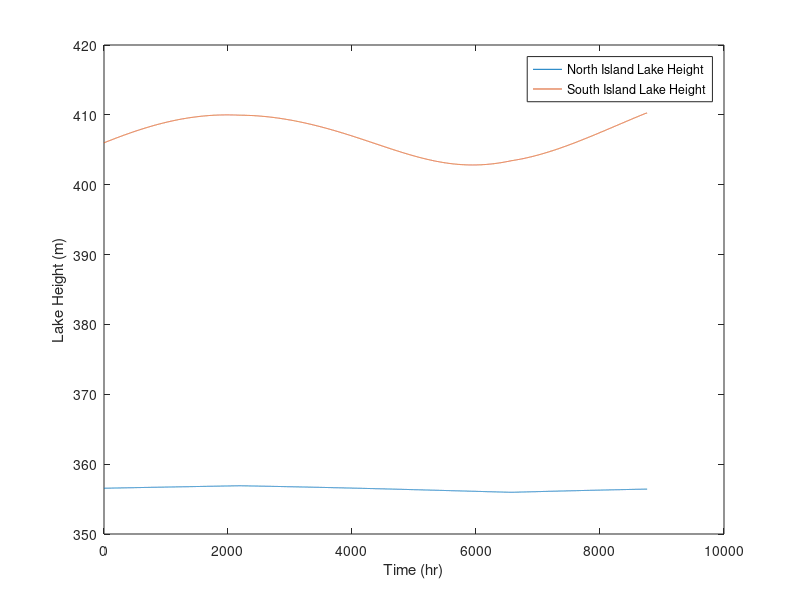
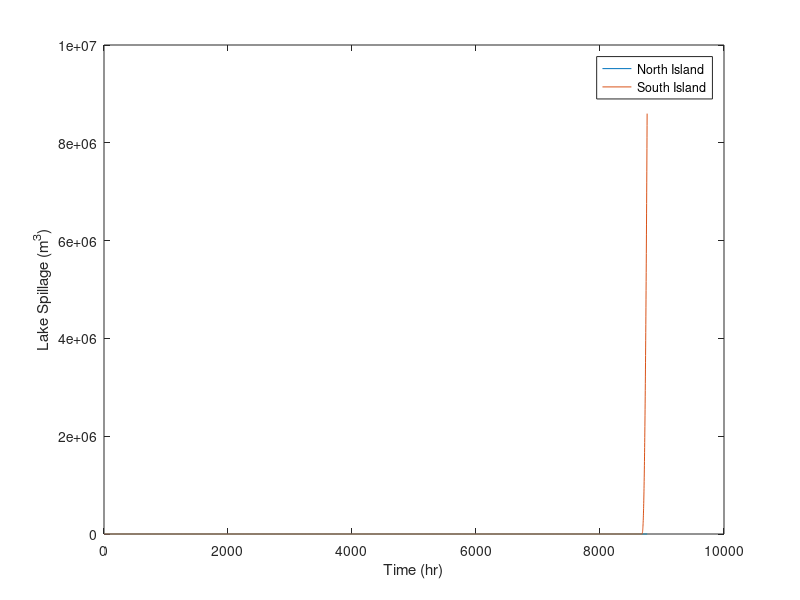

MATLAB code for these plots, in order:
% EMTH 171, Case Study 2
% Task 3, Scenario 1
% Mass and Energy Balances Applied to Electricity Generation
% Eulers Method
% Logan Lee 

clear
clc
close all

% *************************************************************************
% Variables
% *************************************************************************
%------------------------ Global Variables --------------------------------
p = 998; % Density (kg/m^3)   
g = 9.81; % Gravity (m/s^2)
K = 1.55; % A constant (m^1.5/s)
L = 300; % Length of spillway wier (m)
mean = 5000; % Mean of normal distrubution
sd = 1000; % Standard Deviation
P_geo = 1525; % Geothermal Power (MW)
P_w = 4484; % Wind Power (MW)

% Pre allocating Arrays
h_NIArray = zeros(0,8761);
h_SIArray = zeros(0,8761);
dV_NIspillArray = zeros(0,8761);
dV_SIspillArray = zeros(0,8761);
dh_NIArray = zeros(0,8761);
dh_SIArray = zeros(0,8761);

%------------------ North Island Specific Variables -----------------------
A_NI = 620e6; % Area of lake North Island (m^2)
h_NIArray(1) = 356.55; % Height of North Island Lake (m)
h_NIgen = 80; % Generator height North Island (m)
P_NIw = P_w/2; % Wind Power in the North Island (MW)
h_NIw = 357.25; % North Island Wier hieght (m)

%------------------ South Island Specific Variables -----------------------
A_SI = 350e6; % South Island Lake Area (m^2)
P_SIw = P_w/2; % South Island Wind Power (MW)
h_SIArray(1) = 406; % Height of South Island Lake (m)
h_SIgen = 0; % Height of Generator South Island (m)
h_SIw = 410; % South Island wier height (m)

% *************************************************************************
% Euler's Method
% *************************************************************************
t0 = 0; % Initial time (s)
tf = 8760; % Final time (s)
tArray = t0 : tf; % Time array from initial to final Time
h = 1 * 3600; % Step size, 3600 for unit balancing

% Initialising the arrays for each equation with their inital values 
dV_NIspillArray(1) = 0; 
dV_SIspillArray(1) = 0;
dh_NIArray(1) = 356.55;
dh_SIArray(1) = 406;
 

for n = 2 : length(tArray)
    
    t = tArray(n-1);
    
    % North and South Island power demands
    P_NIdem = 4065 + 1.4e6*normpdf(t, mean, sd);
    P_SIdem = 1940;

    % North and South Island inlet flow Rate
    F_NIin = 345 + 73*sin((2*pi*(t-3624))/8760); 
    F_SIin = 593 - 183*sin((2*pi*(t-2320))/8760); 

    % North Island Flow generation
    if t < 8760/4 || t > 3*8760/4 
        F_NIgen = 0.9*F_NIin; % reduced flow 
    else
        F_NIgen = 1.1*F_NIin; % increased flow
    end

    % Power Generated by hydro
    P_NIhydro = (0.9*F_NIgen*p*g*(h_NIArray(n-1) - h_NIgen))/1e6;

    % Capacity Factor of wind turbines
    CF = 0.41 + 0.12*sin((2*pi*(t - 5660))/8760);

    % Total Power produced on North Island
    P_NItot = P_NIhydro + P_geo + P_NIw*CF;

    % Electrical power balance for the Islands
    P_HVDC = P_NIdem - P_NItot;

    % The amount of hydro power required for South Island
    P_SIhydro = P_SIdem + P_HVDC - P_SIw*CF;

    % Generating flow rate for South Island
    F_SIgen = ((P_SIhydro*1e6)/(0.9*p*g*(h_SIArray(n-1))));

    % Spillway flow for each lake
    %North Island
    if h_NIArray(n-1) > h_NIw
        F_NIspill = K*L*(h_NIArray(n-1) - h_NIw)^1.5;
    else
        F_NIspill = 0;
    end
    %South Island
    if h_SIArray(n-1) > h_SIw
        F_SIspill = K*L*(h_SIArray(n-1) - h_SIw)^1.5;
    else
        F_SIspill = 0;
    end

    % The differential Equations
    dV_NIspill = F_NIspill; % Spill Volume of the North Island (m^3)
    dV_SIspill = F_SIspill; % Spill Volume of the South Island (m^3)
    dh_NI = (F_NIin - F_NIgen - F_NIspill)/A_NI; % Lake Height of North Island (mm)
    dh_SI = (F_SIin - F_SIgen - F_SIspill)/A_SI; % Lake Height of South Island (mm)
    
    h_NIArray(n) = h_NIArray(n-1) + dh_NI*3600;
    h_SIArray(n) = h_SIArray(n-1) + dh_SI*3600;
    
    dV_NIspillArray(n) = dV_NIspillArray(n-1) + h*dV_NIspill;
    dV_SIspillArray(n) = dV_SIspillArray(n-1) + h*dV_SIspill;
    dh_NIArray(n) = dh_NIArray(n-1) + h*dh_NI;
    dh_SIArray(n) = dh_SIArray(n-1) + h*dh_SI;
end

% *************************************************************************
% Plotting and printing the data
% *************************************************************************

% Lake heights plot
figure(1)
plot(tArray, dh_NIArray, tArray, dh_SIArray) 
legend("North Island Lake Height", "South Island Lake Height")
xlabel("Time (hr)")
ylabel("Lake Height (m)")

% Lake spillage plot
figure(2)
plot(tArray, dV_NIspillArray, tArray, dV_SIspillArray);
legend("North Island", "South Island")
xlabel("Time (hr)")
ylabel("Lake Spillage (m^3)")

h_NImin = min(h_NIArray); % Minimum height of the North Island lake
h_SImin = min(h_SIArray); % Minimum height of the South Island lake

V_NIspilled = max(dV_NIspillArray); % Volume spilled from North Island
V_SIspilled = max(dV_SIspillArray); % Volume spilled from South Island

h_minFormat = ['The minimum heights for each lake:\n'... 
    ' North Island = %1.3f (m)\n SouthIsland = %2.3f (m)\n'];
fprintf(h_minFormat,h_NImin, h_SImin);
disp(' ');
V_spillFormat = ['The Volume spilled from each lake:\n'... 
    ' North Island = %1.3f (m^3)\n South Island = %2.3f Million (m^3)\n'];
fprintf(V_spillFormat, V_NIspilled, V_SIspilled/1e6);
